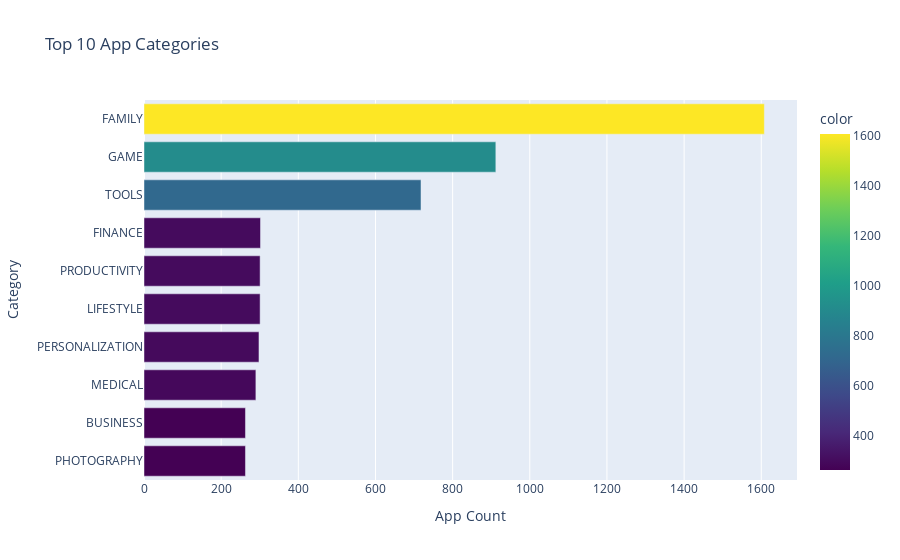
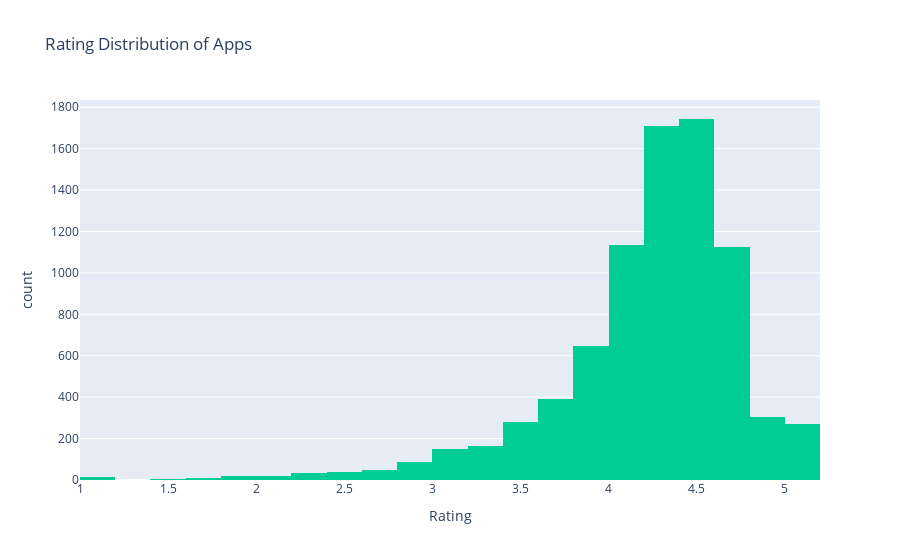
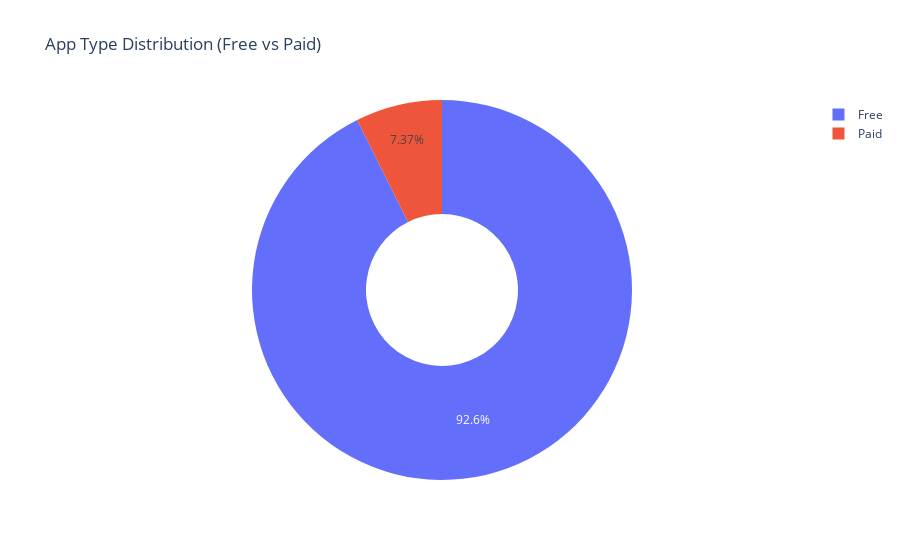
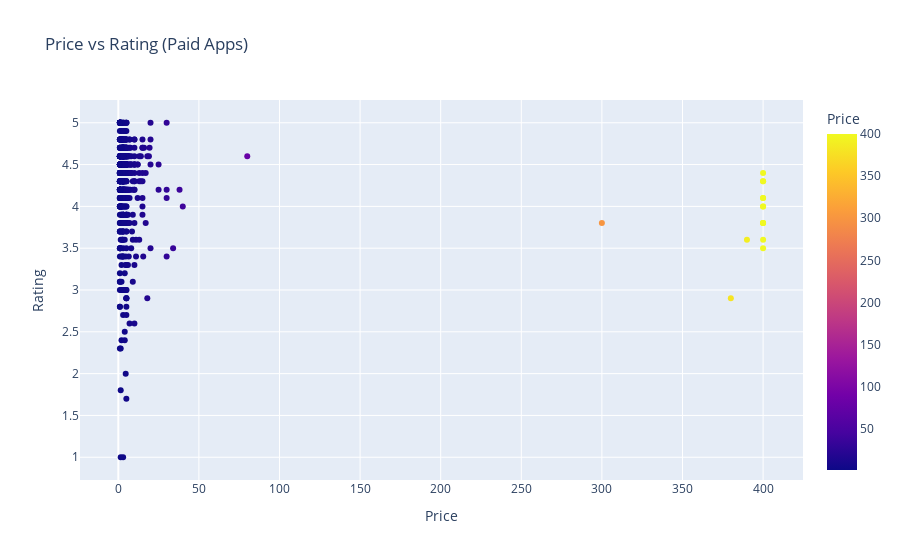

The code cell stored with these charts, in order, in its notebook:
### Markdown cell above
# STEP 6: Interactive Visualizations

### Code cell
# Interactive Visualizations (Using Plotly)

# 1. Top 10 App Categories (Bar Chart)
fig1 = px.bar(
    x=top_categories.values[::-1],
    y=top_categories.index[::-1],
    orientation='h',
    title='Top 10 App Categories',
    labels={'x': 'App Count', 'y': 'Category'},
    color=top_categories.values[::-1],
    color_continuous_scale='Viridis'
)
fig1.show()

# 2. Rating Distribution (Histogram)
fig2 = px.histogram(
    apps,
    x='Rating',
    nbins=30,
    title='Rating Distribution of Apps',
    color_discrete_sequence=['#00CC96']
)
fig2.show()

# 3. Free vs Paid Apps (Pie Chart)
fig3 = px.pie(
    apps,
    names='Type',
    title='App Type Distribution (Free vs Paid)',
    hole=0.4
)
fig3.show()

# 4. Price vs Rating (Scatter for Paid Apps)
fig4 = px.scatter(
    paid_apps,
    x='Price',
    y='Rating',
    title='Price vs Rating (Paid Apps)',
    hover_name='App',
    color='Price',
    color_continuous_scale='Plasma'
)
fig4.show()

# 5. Sentiment Distribution (Bar Chart)
fig5 = px.bar(
    x=sentiment_counts.index,
    y=sentiment_counts.values,
    title='User Sentiment from Reviews',
    labels={'x': 'Sentiment', 'y': 'Count'},
    color=sentiment_counts.values,
    color_continuous_scale='Cividis'
)
fig5.show()

### Figure 1 — Plotly figure (JSON) as saved in the notebook; plotly's stock layout.template omitted (floating-point values rounded to 4 significant figures)
{"data": [{"hovertemplate": "App Count=%{x}<br>Category=%{y}<br>color=%{marker.color}<extra></extra>", "legendgroup": "", "marker": {"color": [263, 263, 290, 298, 301, 301, 302, 718, 912, 1608], "coloraxis": "coloraxis", "pattern": {"shape": ""}}, "name": "", "orientation": "h", "showlegend": false, "textposition": "auto", "type": "bar", "x": [263, 263, 290, 298, 301, 301, 302, 718, 912, 1608], "xaxis": "x", "y": ["PHOTOGRAPHY", "BUSINESS", "MEDICAL", "PERSONALIZATION", "LIFESTYLE", "PRODUCTIVITY", "FINANCE", "TOOLS", "GAME", "FAMILY"], "yaxis": "y"}], "layout": {"barmode": "relative", "coloraxis": {"colorbar": {"title": {"text": "color"}}, "colorscale": [[0, "#440154"], [0.1111, "#482878"], [0.2222, "#3e4989"], [0.3333, "#31688e"], [0.4444, "#26828e"], [0.5556, "#1f9e89"], [0.6667, "#35b779"], [0.7778, "#6ece58"], [0.8889, "#b5de2b"], [1, "#fde725"]]}, "legend": {"tracegroupgap": 0}, "title": {"text": "Top 10 App Categories"}, "xaxis": {"anchor": "y", "domain": [0, 1], "title": {"text": "App Count"}}, "yaxis": {"anchor": "x", "domain": [0, 1], "title": {"text": "Category"}}}}

### Figure 2 — Plotly figure (JSON) as saved in the notebook; plotly's stock layout.template omitted (floating-point values rounded to 4 significant figures; data arrays with more than 128 entries replaced by an {"elided": "..."} marker saying what was removed)
{"data": [{"bingroup": "x", "hovertemplate": "Rating=%{x}<br>count=%{y}<extra></extra>", "legendgroup": "", "marker": {"color": "#00CC96", "pattern": {"shape": ""}}, "name": "", "nbinsx": 30, "orientation": "v", "showlegend": false, "type": "histogram", "x": {"elided": "8196 float values"}, "xaxis": "x", "yaxis": "y"}], "layout": {"barmode": "relative", "legend": {"tracegroupgap": 0}, "title": {"text": "Rating Distribution of Apps"}, "xaxis": {"anchor": "y", "domain": [0, 1], "title": {"text": "Rating"}}, "yaxis": {"anchor": "x", "domain": [0, 1], "title": {"text": "count"}}}}

### Figure 3 — Plotly figure (JSON) as saved in the notebook; plotly's stock layout.template omitted (floating-point values rounded to 4 significant figures; data arrays with more than 128 entries replaced by an {"elided": "..."} marker saying what was removed)
{"data": [{"domain": {"x": [0, 1], "y": [0, 1]}, "hole": 0.4, "hovertemplate": "Type=%{label}<extra></extra>", "labels": {"elided": "8196 str values"}, "legendgroup": "", "name": "", "showlegend": true, "type": "pie"}], "layout": {"legend": {"tracegroupgap": 0}, "title": {"text": "App Type Distribution (Free vs Paid)"}}}

### Figure 4 — Plotly figure (JSON) as saved in the notebook; plotly's stock layout.template omitted (floating-point values rounded to 4 significant figures; data arrays with more than 128 entries replaced by an {"elided": "..."} marker saying what was removed)
{"data": [{"hovertemplate": "<b>%{hovertext}</b><br><br>Price=%{marker.color}<br>Rating=%{y}<extra></extra>", "hovertext": {"elided": "604 str values"}, "legendgroup": "", "marker": {"color": {"elided": "604 float values"}, "coloraxis": "coloraxis", "symbol": "circle"}, "mode": "markers", "name": "", "orientation": "v", "showlegend": false, "type": "scatter", "x": {"elided": "604 float values"}, "xaxis": "x", "y": {"elided": "604 float values"}, "yaxis": "y"}], "layout": {"coloraxis": {"colorbar": {"title": {"text": "Price"}}, "colorscale": [[0, "#0d0887"], [0.1111, "#46039f"], [0.2222, "#7201a8"], [0.3333, "#9c179e"], [0.4444, "#bd3786"], [0.5556, "#d8576b"], [0.6667, "#ed7953"], [0.7778, "#fb9f3a"], [0.8889, "#fdca26"], [1, "#f0f921"]]}, "legend": {"tracegroupgap": 0}, "title": {"text": "Price vs Rating (Paid Apps)"}, "xaxis": {"anchor": "y", "domain": [0, 1], "title": {"text": "Price"}}, "yaxis": {"anchor": "x", "domain": [0, 1], "title": {"text": "Rating"}}}}
